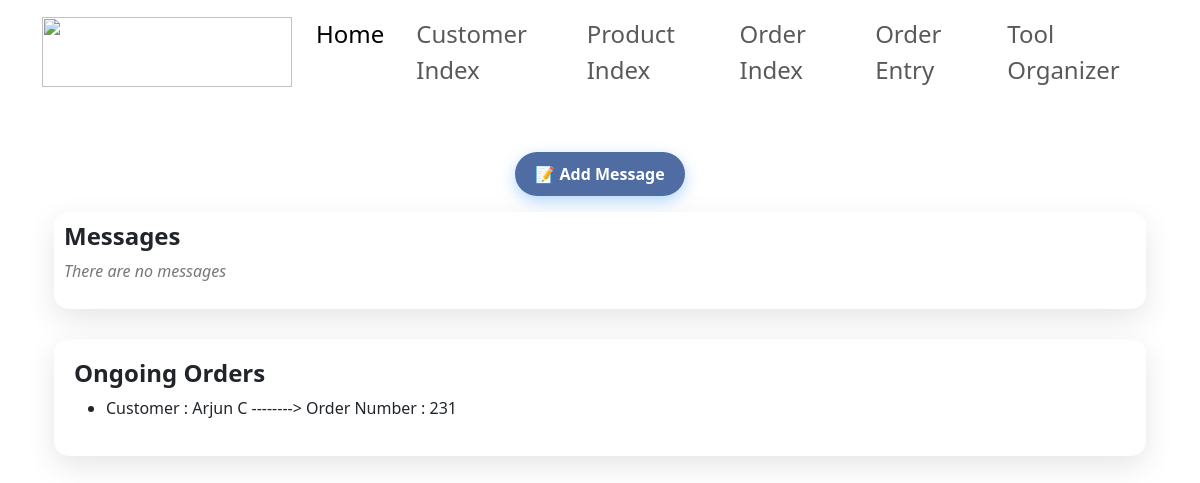
Before: / with the older database file.
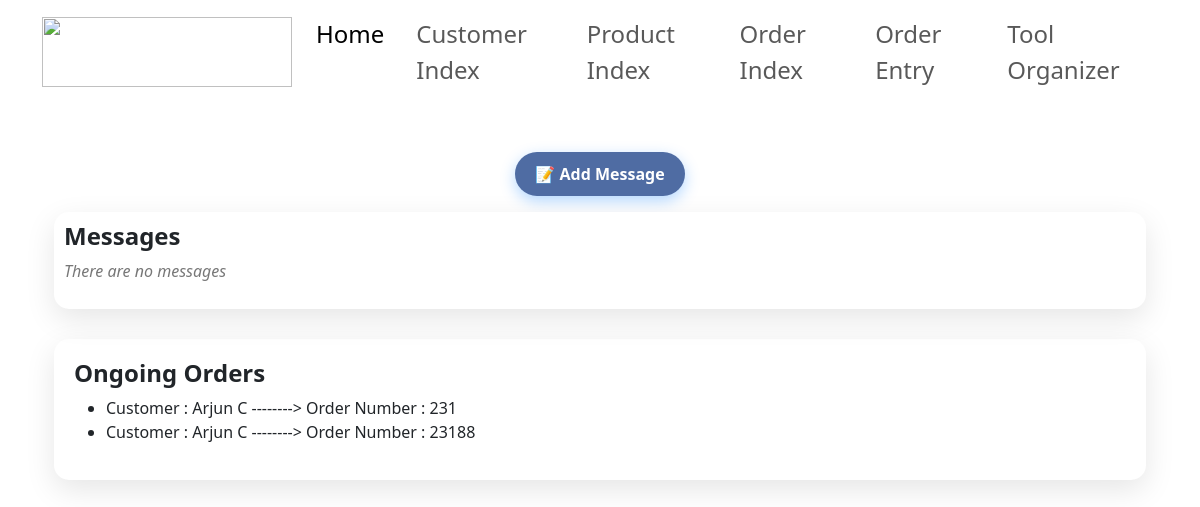
After: the same page with the newer database file.
### app1/models.py (models this page shows, shortened)
class Order(models.Model):
    customer = models.ForeignKey(Customer, on_delete=models.CASCADE, related_name='orders')
    po_number = models.CharField(max_length=100, unique=True)
    due_date = models.DateField()
    ship_to_address = models.CharField(max_length=255, blank=True, null=True)  # Ship-to address as a text field
    status_choices = [
        ('In Progress', 'In Progress'),
        ('Completed', 'Completed')
    ]
    status = models.CharField(max_length=50, choices=status_choices, default='In Progress')

class Customer(models.Model):
    name = models.CharField(max_length=255)
    customer_id = models.CharField(max_length=100, unique=True)
    email = models.EmailField()
    phone_number = models.CharField(max_length=20)
    city = models.CharField(max_length=100)
    street = models.CharField(max_length=255)
    postal_code = models.CharField(max_length=20)
    fax = models.CharField(max_length=20, blank=True, null=True)

### app1/views.py (the view)
# urls.py: 2. Add a URL to urlpatterns:  path('', views.home, name='home')
def home(request):
    orders = Order.objects.all()
    return render(request,"home.html",{"orders":orders})

### templates/home.html (shortened to what this page needs)
{% extends 'base.html' %}
{% block content %}
<div class="container">
    <div class="message-icon text-center">
        <button type="button" class="btn btn-info" data-bs-toggle="modal" data-bs-target="#messageModal">
            📝 Add Message
        </button>
    </div>
    <div class="message-display mt-3">
        <h4>Messages</h4>
        <div id="messageArea">
            <p id="noMessage" class="no-messages">There are no messages</p>
        </div>
    </div>
</div>
<div class="container">
    <div class="order-list">
        <h4>Ongoing Orders</h4>
        <div id="orderDisplay">
            <ul>
                {% for order in orders %}
                <li>Customer : {{ order.customer.name }} -------->  Order Number : {{ order.po_number }}</li>
                {% empty %}
                <li>No ongoing orders</li>
                {% endfor %}
            </ul>
        </div>
    </div>
</div>
{% endblock %}

Changed rows visible on the page:
added Order: customer.name "Arjun C", po_number "23188"
